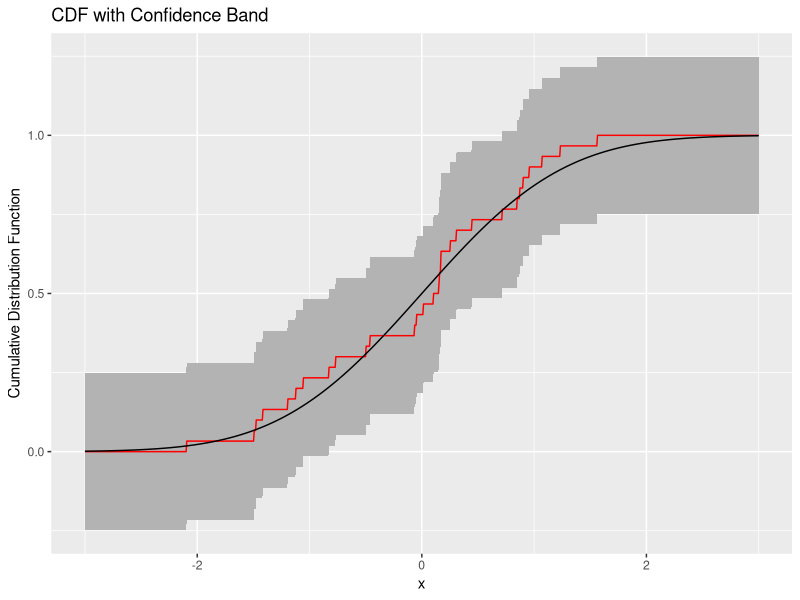
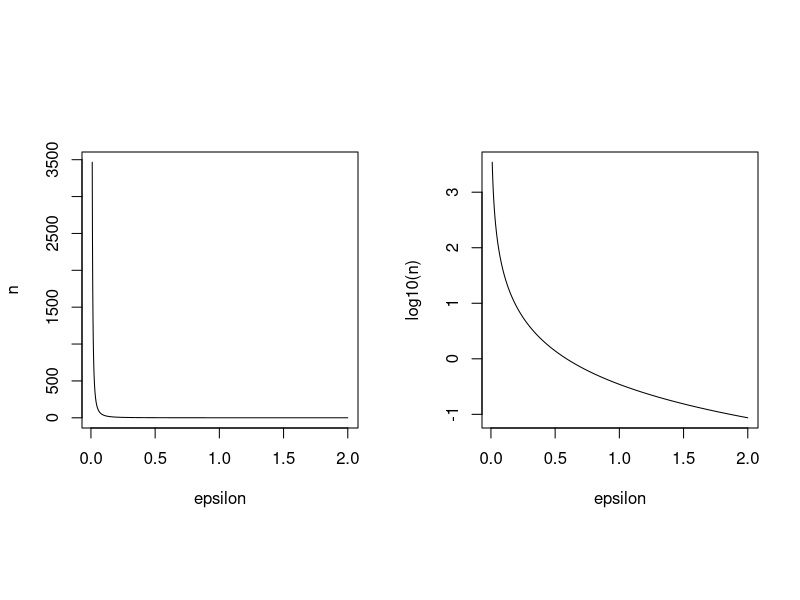
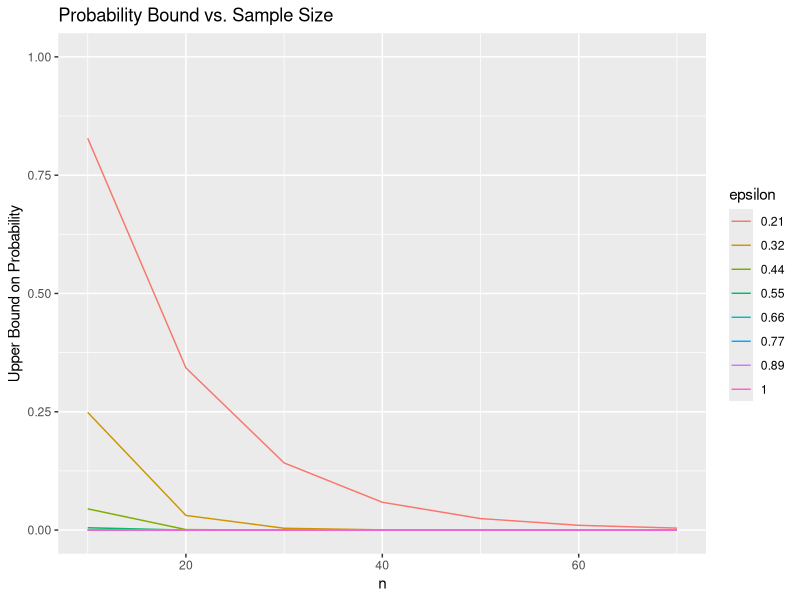
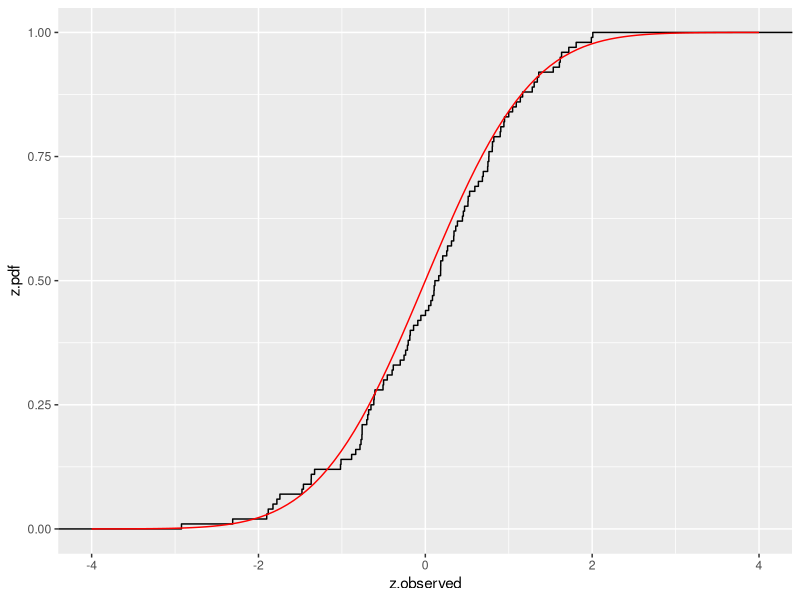

Write R code to recreate these figures, in order.
## ---- chunk 1
knitr::opts_chunk$set(echo = TRUE)

library(ggplot2)
library(dplyr)
library(reshape2)
## ---- chunk 2
# True CDF 
x.values <- seq(from=-3, to=3, length.out=1e3)
F.true <- pnorm(x.values)
# Estimated CDF 
n <- 30
sample.values <- rnorm(n)
F.hat <- ecdf(sample.values)(x.values)
df <- data.frame(x.values, F.true, F.hat)
alpha <- 0.05 
conf.band.width <- sqrt(log(2 / alpha) / (2 * n))
# Plot a band around 
ggplot(df, aes(x.values, F.hat)) + 
  geom_ribbon(aes(ymin=F.hat - conf.band.width, 
                  ymax=F.hat + conf.band.width), 
              fill="grey70") + 
  geom_line(col="red") + 
  geom_line(aes(x.values, F.true)) + 
  ylab("Cumulative Distribution Function") + 
  xlab("x") + 
  ggtitle("CDF with Confidence Band") + 
  annotate("text", x=0, y=0.5, label="")
## ---- chunk 3
eps.values <- seq(from=0.01, to=2, length.out=1e3)
n.values <- log(2) / (2 * eps.values^2)
par(mfrow=c(1, 2))
par(pty="s")
plot(eps.values, n.values, type="l", ylab="n", xlab="epsilon")
plot(eps.values, log10(n.values), type="l", 
     ylab="log10(n)", xlab="epsilon")
## ---- chunk 4
n.values <- seq(from=10, to=75, by=10)
epsilon.values <- seq(from=0.21, to=1, length.out=8)
bound <- outer(X=n.values, Y=epsilon.values, 
               FUN=function(n, eps) 2 * exp(- 2 * n * eps^2))
df <- data.frame(n.values, bound)
# names(df)[2:ncol(df)] <- paste0(
#   "eps_", round(epsilon.values, 2))
names(df)[2:ncol(df)] <- round(epsilon.values, 2)
df.melted <- melt(df, id.vars="n.values", 
                  variable.name="epsilon")
ggplot(df.melted, aes(n.values, value, col=epsilon)) +
  geom_line() + 
  ggtitle("Probability Bound vs. Sample Size") + 
  xlab("n") + 
  ylab("Upper Bound on Probability") + 
  ylim(0, 1)
## ---- chunk 5
n <- 1e2
x.values <- seq(from=-4, to=4, length.out=n) %>% sort
df <- data.frame(z.observed = rnorm(n), 
                 x.values, 
                 z.pdf = pnorm(x.values))
ggplot(df) + stat_ecdf(aes(z.observed)) + 
  geom_line(aes(x.values, z.pdf), col="red")
